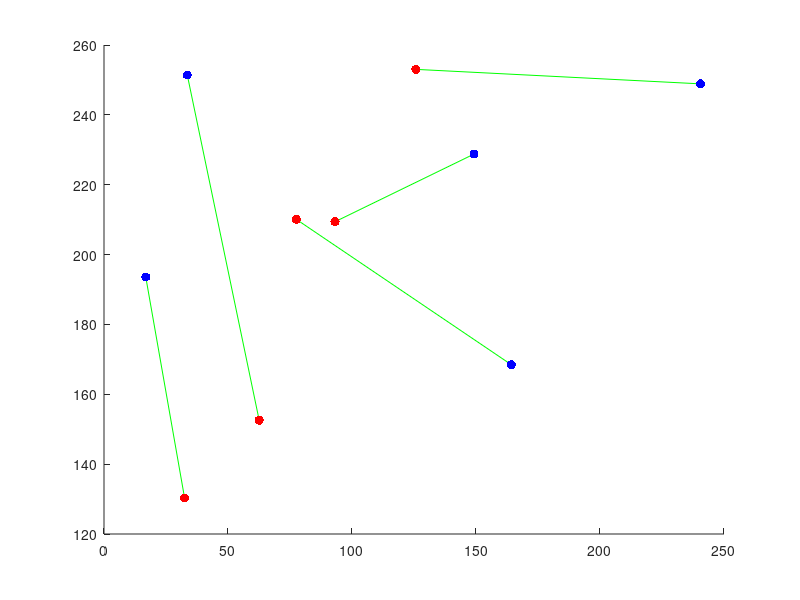
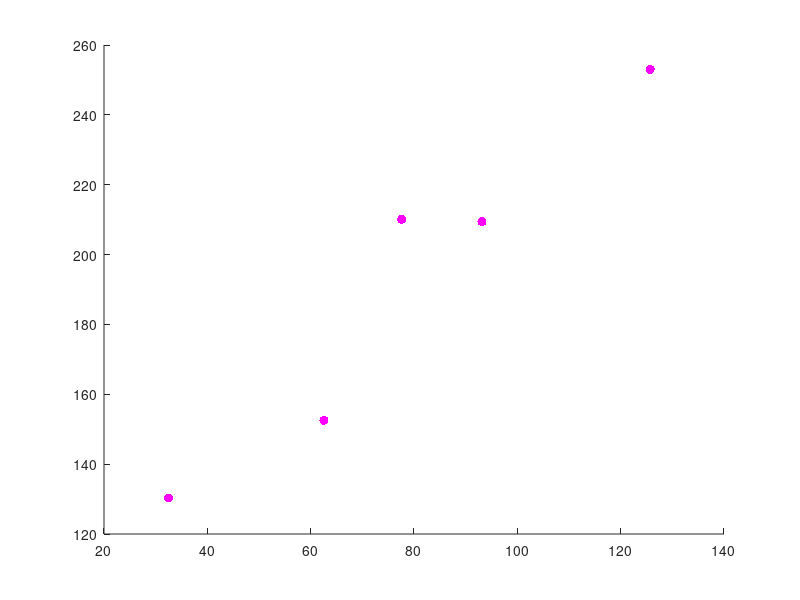

The MATLAB source for these figures, in order:
function practical1

%The aim of practical 1 is to calculate the homography that best maps two
%sets of points to one another.  We will (eventually) use this for creating
%panoramas, and for calculating the 3d pose of planes.  You should use this
%template for your code and fill in the missing sections marked "TO DO"

%close all open figures
close all;

%set of two dimensional Cartesian points
pts1Cart = [  240.5000   16.8351   33.5890  164.2696  149.1911;...
              248.8770  193.5890   251.3901 168.4581  228.7723];

%turn points to homogeneous representation
pts1Hom = [pts1Cart; ones(1,size(pts1Cart,2))]
      
%define a homography
H = [0.6 0.7 -100; 1.0 0.6 50; 0.001 0.002 1.0]

%apply homography to points
pts2Hom = H*pts1Hom

%convert back to Cartesian
%repmat: repeat mat alone different axis
pts2Cart = pts2Hom(1:2,:)./repmat(pts2Hom(3,:),2,1)

%add a small amount of noise
noiseLevel = 4.0;
%pts2Cart = pts2Cart+noiseLevel*randn(size(pts2Cart));

%draw two set of two dimensional points
%opens figure
figure; set(gcf,'Color',[1 1 1]);
%draw lines between each pair of points
nPoint = size(pts1Cart,2)
for (cPoint = 1:nPoint)
    %plot a green line between each pair of points
    plot([pts1Cart(1,cPoint) pts2Cart(1,cPoint)],[pts1Cart(2,cPoint) pts2Cart(2,cPoint)],'g-');
    %make sure we don't replace with next point
    hold on;
end;

%draws first set of points
plot(pts1Cart(1,:),pts1Cart(2,:),'b.','MarkerSize',20);
%remove axis
set(gca,'Box','Off');

%draws second set of points
plot(pts2Cart(1,:),pts2Cart(2,:),'r.','MarkerSize',20);

%now our goal is to transform the first points so that they map to the
%second set of points

%****TO DO****: Fill in the details of this routine 
%At the moment, it just returns and identity matrix (body is below)
scale = 1;
HEst = calcBestHomography(pts1Cart, pts2Cart);

HEst = scale * HEst; 

%now we will see how well the routine works by applying the mapping and
%measuring the square  distance between the desired and actual positions

%apply homography to points
pts2EstHom = HEst*pts1Hom

%convert back to Cartesian
pts2EstCart = pts2EstHom(1:2,:)./repmat(pts2EstHom(3,:),2,1)

%calculate mean squared distance from actual points
sqDiff = mean(sum((pts2Cart-pts2EstCart).^2))
sqDiff
%draw figure with points before and after
%draw two set of two dimensional points
%opens figure
figure; set(gcf,'Color',[1 1 1]);
%draw lines between each pair of points
nPoint = size(pts1Cart,2)
for (cPoint = 1:nPoint)
    %plot a green line pairs of actual and estimated points
    plot([pts2Cart(1,cPoint) pts2EstCart(1,cPoint)],[pts2Cart(2,cPoint) pts2EstCart(2,cPoint)],'g-');
    %make sure we don't replace with next point
    hold on;
end;

%draws second set of points
plot(pts2Cart(1,:),pts2Cart(2,:),'r.','MarkerSize',20);
%remove axis
set(gca,'Box','Off');

%draws estimated positions of second set of points
plot(pts2EstCart(1,:),pts2EstCart(2,:),'m.','MarkerSize',20);

%other things **** TO DO ****
%1. Convince yourself that the homography is ambiguous up to scale (by
%multiplying it by a constant factor and showing it does the same thing).
%Can you see why this is mathematically the case?
%2. Show empirically that your homography routine can EXACTLY map any four points to any
%other four points
%3. Now move to practical 1b.

%==========================================================================
function H = calcBestHomography(pts1Cart, pts2Cart)
%**** TO DO ****;
%first turn points to homogeneous
pts1Hom = [pts1Cart; ones(1,size(pts1Cart,2))];
pts2Hom = [pts2Cart; ones(1,size(pts1Cart,2))];

%xi' = H * xi
%pts2Hom = H * pts1Home
%then construct A matrix which should be (10 x 9) in size
%solve Ah = 0 by calling
A = zeros(10,9);
t_0 = zeros(1,3);

i = 1;
for index = 1:2:9
    A(index,1:3)=t_0;
    A(index+1,4:6)=[0,0,0];
    A(index+1,1:3)=[pts1Hom(1,i),pts1Hom(2,i),1];
    A(index,4:6)=[-pts1Hom(1,i),-pts1Hom(2,i),-1];
    A(index,7:9)=[pts2Hom(2,i)*pts1Hom(1,i),pts2Hom(2,i)*pts1Hom(2,i),pts2Hom(2,i)];
    A(index+1,7:9)=[-pts2Hom(1,i)*pts1Hom(1,i),-pts2Hom(1,i)*pts1Hom(2,i),-pts2Hom(1,i)];
    i = i + 1;
end

h = solveAXEqualsZero(A);
H = reshape(h,3,3)';

%reshape h into the matrix H

%Beware - when you reshape the (9x1) vector x to the (3x3) shape of a homography, you must make
%sure that it is reshaped with the values going first into the rows.  This
%is not the way that the matlab command reshape works - it goes columns
%first.  In order to resolve this, you can reshape and then take the
%transpose


%==========================================================================
function x = solveAXEqualsZero(A);
[U,S,V]=svd(A);
v_size = size(V);
x = V(:,v_size(2));


